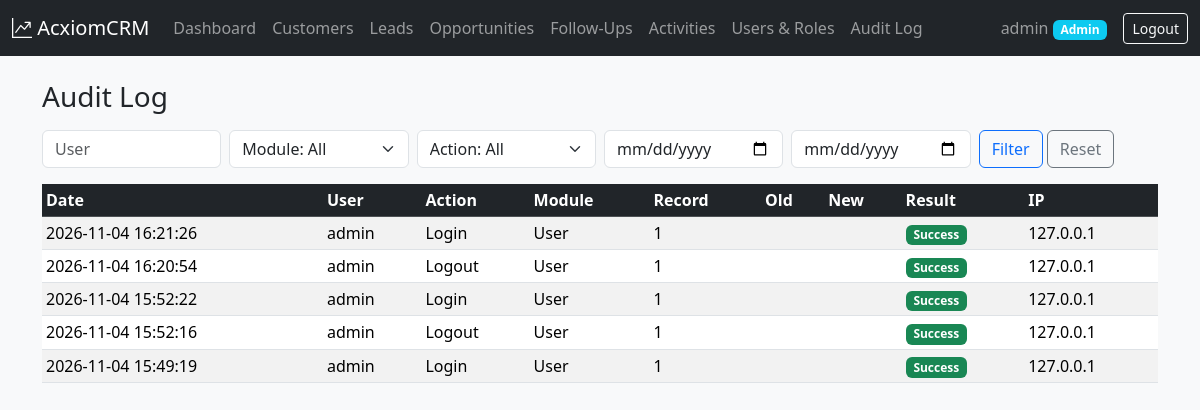
Screenshot of /audit/ (signed in) with the database file from the repository.
### accounts/models.py (models this page shows, shortened)
class User(AbstractUser):
    class Role(models.TextChoices):
        ADMIN = 'Admin', 'Admin'
        MANAGER = 'Manager', 'Manager'
        SALES = 'SalesExecutive', 'Sales Executive'
    email = models.EmailField(unique=True)
    role = models.CharField(max_length=20, choices=Role.choices, default=Role.SALES)
    failed_login_count = models.PositiveIntegerField(default=0)
    lockout_end = models.DateTimeField(null=True, blank=True)
    @property
    def is_admin(self):
        return self.role == self.Role.ADMIN

### audit/models.py (models this page shows, shortened)
class AuditLog(models.Model):
    user = models.ForeignKey(settings.AUTH_USER_MODEL, null=True, blank=True,
                             on_delete=models.SET_NULL, related_name='audit_logs')
    username = models.CharField(max_length=150, blank=True)
    action = models.CharField(max_length=30)
    entity_name = models.CharField(max_length=60, blank=True)
    record_id = models.CharField(max_length=30, blank=True)
    old_value = models.TextField(blank=True)
    new_value = models.TextField(blank=True)
    result = models.CharField(max_length=10, default='Success')
    ip_address = models.GenericIPAddressField(null=True, blank=True)
    created_date = models.DateTimeField(auto_now_add=True)
    class Meta:
        ordering = ['-created_date']

### audit/views.py (the view)
# urls.py: path('audit/', views.audit_list, name='audit_list'),
@role_required('Admin')
def audit_list(request):
    qs = AuditLog.objects.all()
    g = request.GET
    user = g.get('user', '').strip()
    module = g.get('module', '').strip()
    action = g.get('action', '').strip()
    d_from = parse_date(g.get('date_from', ''))
    d_to = parse_date(g.get('date_to', ''))
    if user:
        qs = qs.filter(username__icontains=user)
    if module:
        qs = qs.filter(entity_name=module)
    if action:
        qs = qs.filter(action=action)
    if d_from:
        qs = qs.filter(created_date__date__gte=d_from)
    if d_to:
        qs = qs.filter(created_date__date__lte=d_to)
    params = g.copy()
    params.pop('page', None)
    page = Paginator(qs, 20).get_page(g.get('page'))
    return render(request, 'audit/list.html', {
        'page_obj': page,
        'modules': AuditLog.objects.exclude(entity_name='').values_list('entity_name', flat=True).distinct().order_by('entity_name'),
        'actions': AuditLog.objects.values_list('action', flat=True).distinct().order_by('action'),
        'f': {'user': user, 'module': module, 'action': action,
              'date_from': g.get('date_from', ''), 'date_to': g.get('date_to', '')},
        'qs': params.urlencode(),
    })

### accounts/permissions.py (called while the page is built)
def role_required(*roles):
    def decorator(view):
        @wraps(view)
        @login_required
        def wrapper(request, *args, **kwargs):
            if request.user.role not in roles:
                raise PermissionDenied
            return view(request, *args, **kwargs)
        return wrapper
    return decorator

### templates/audit/list.html (shortened to what this page needs)
{% extends 'base.html' %}
{% block content %}
<h3 class="mb-3">Audit Log</h3>
<form method="get" class="row g-2 mb-3">
  <div class="col-md-2"><input name="user" class="form-control" placeholder="User" value="{{ f.user }}"></div>
  <div class="col-md-2">
    <select name="module" class="form-select">
      <option value="">Module: All</option>
    </select>
  </div>
  <div class="col-md-2">
    <select name="action" class="form-select">
      <option value="">Action: All</option>
    </select>
  </div>
  <div class="col-md-2"><input type="date" name="date_from" class="form-control" value="{{ f.date_from }}" title="From"></div>
  <div class="col-md-2"><input type="date" name="date_to" class="form-control" value="{{ f.date_to }}" title="To"></div>
  <div class="col-auto"><button class="btn btn-outline-primary">Filter</button> <a class="btn btn-outline-secondary" href="?">Reset</a></div>
</form>
<div class="table-responsive">
<table class="table table-striped table-sm bg-white align-middle">
  <thead class="table-dark"><tr>
    <th>Date</th><th>User</th><th>Action</th><th>Module</th><th>Record</th><th>Old</th><th>New</th><th>Result</th><th>IP</th>
  </tr></thead>
  <tbody>
  {% for l in page_obj %}
    <tr>
      <td class="text-nowrap">{{ l.created_date|date:"Y-m-d H:i:s" }}</td>
      <td>{{ l.username|default:"-" }}</td>
      <td>{{ l.action }}</td>
      <td>{{ l.entity_name|default:"-" }}</td>
      <td>{{ l.record_id|default:"-" }}</td>
      <td title="{{ l.old_value }}" class="small">{{ l.old_value|truncatechars:50 }}</td>
      <td title="{{ l.new_value }}" class="small">{{ l.new_value|truncatechars:50 }}</td>
      <td><span class="badge bg-{% if l.result == 'Success' %}success{% else %}danger{% endif %}">{{ l.result }}</span></td>
      <td>{{ l.ip_address|default:"-" }}</td>
    </tr>
  {% empty %}
    <tr><td colspan="9" class="text-center text-muted py-4">No audit records found.</td></tr>
  {% endfor %}
  </tbody>
</table>
</div>
{% endblock %}

### templates/base.html (shortened to what this page needs)
<!doctype html>
<html lang="en">
<head>
  <link href="https://cdn.jsdelivr.net/npm/bootstrap@5.3.3/dist/css/bootstrap.min.css" rel="stylesheet">
  <link href="https://cdn.jsdelivr.net/npm/bootstrap-icons@1.11.3/font/bootstrap-icons.css" rel="stylesheet">
</head>
<body class="bg-light">
<nav class="navbar navbar-expand-lg navbar-dark bg-dark">
  <div class="container-fluid">
    <a class="navbar-brand" href="{% url 'dashboard' %}"><i class="bi bi-graph-up-arrow"></i> AcxiomCRM</a>
    <div class="collapse navbar-collapse" id="nav">
      {% if user.is_authenticated %}
      <ul class="navbar-nav me-auto">
        <li class="nav-item"><a class="nav-link" href="{% url 'dashboard' %}">Dashboard</a></li>
        <li class="nav-item"><a class="nav-link" href="{% url 'customer_list' %}">Customers</a></li>
        <li class="nav-item"><a class="nav-link" href="{% url 'lead_list' %}">Leads</a></li>
        <li class="nav-item"><a class="nav-link" href="{% url 'opportunity_list' %}">Opportunities</a></li>
        <li class="nav-item"><a class="nav-link" href="{% url 'followup_list' %}?status=Planned">Follow-Ups</a></li>
        <li class="nav-item"><a class="nav-link" href="{% url 'activity_list' %}">Activities</a></li>
        {% if user.is_admin %}
        <li class="nav-item"><a class="nav-link" href="{% url 'user_list' %}">Users &amp; Roles</a></li>
        <li class="nav-item"><a class="nav-link" href="{% url 'audit_list' %}">Audit Log</a></li>
        {% endif %}
      </ul>
      <span class="navbar-text me-3">{{ user.username }} <span class="badge bg-info">{{ user.get_role_display }}</span></span>
      <form method="post" action="{% url 'logout' %}" class="d-inline">{% csrf_token %}
        <button class="btn btn-outline-light btn-sm">Logout</button>
      </form>
      {% endif %}
    </div>
  </div>
</nav>
<main class="container py-4">
  {% block content %}{% endblock %}
</main>
</body>
</html>

### rows the page displays
User: username "admin", role "Admin"
AuditLog: created_date "2026-11-04 16:21:26", username "admin", action "Login", entity_name "User", record_id "1", result "Success", ip_address "127.0.0.1"
AuditLog: created_date "2026-11-04 16:20:54", username "admin", action "Logout", entity_name "User", record_id "1", result "Success", ip_address "127.0.0.1"
AuditLog: created_date "2026-11-04 15:52:22", username "admin", action "Login", entity_name "User", record_id "1", result "Success", ip_address "127.0.0.1"
AuditLog: created_date "2026-11-04 15:52:16", username "admin", action "Logout", entity_name "User", record_id "1", result "Success", ip_address "127.0.0.1"
AuditLog: created_date "2026-11-04 15:49:19", username "admin", action "Login", entity_name "User", record_id "1", result "Success", ip_address "127.0.0.1"
